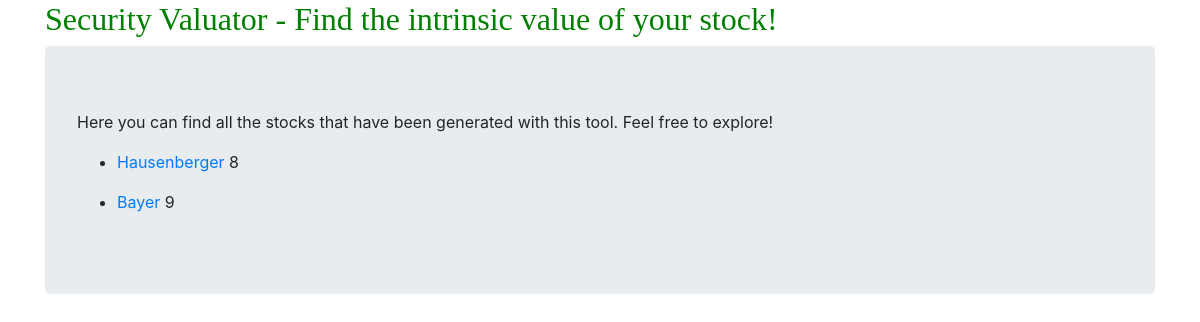
/dcf_calculator/enterprise_database, run on an earlier commit of the app's database.
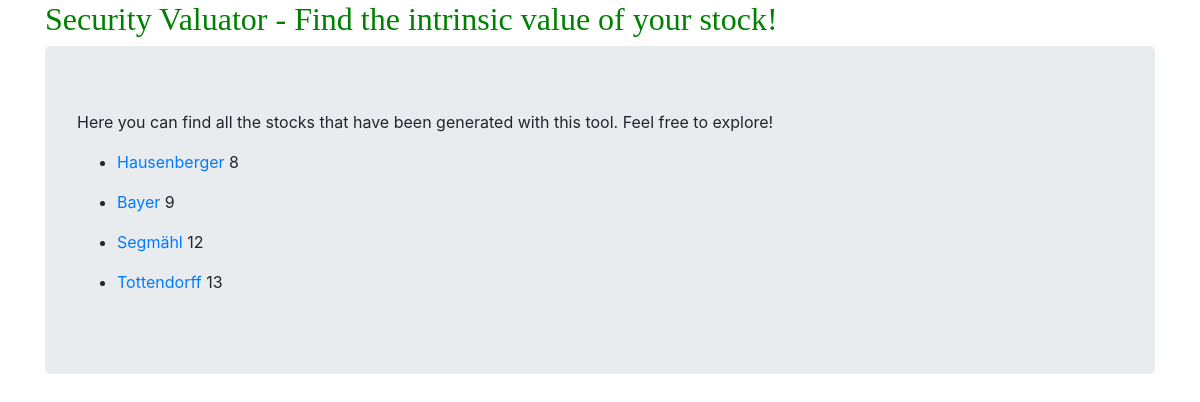
And on a later commit of the database.
### dcf_calculator/models.py (models this page shows, shortened)
class Enterprise(models.Model):
    company_name = models.CharField(max_length=200)
    stock_ticker = models.CharField(max_length=200)
    sector = models.CharField(max_length=400, default="all")
    total_cash_flows_operating_activities_sly = models.IntegerField()
    total_cash_flows_operating_activities_ly = models.IntegerField()
    capex_sly = models.IntegerField()
    capex_ly = models.IntegerField()
    revenue_sly = models.IntegerField()
    revenue_ly = models.IntegerField()
    net_income_sly = models.IntegerField()
    net_income_ly = models.IntegerField()
    wacc = models.FloatField(default=0.085) # SP500 average
    perpetual_growth_rate = models.FloatField(default=0.025)
    shares_outstanding = models.IntegerField()
    """data generated in the view"""
    terminal_value = models.FloatField(null=True)
    todays_value = models.FloatField(null=True)
    fair_equity_value = models.FloatField(null=True)
    date_added = models.DateTimeField(default=datetime.datetime.now())
    def get_absolute_url(self):
        return f"enterprise_database/{self.id}"

### dcf_calculator/views.py (the view)
# urls.py: path('enterprise_database', views.enterprise_database_view, name='enterprise_database'),
def enterprise_database_view(request):
    queryset = Enterprise.objects.all()
    context = {
        "object_list": queryset
    }
    return render(request, 'dcf_calculator/enterprise_database.html', context=context)

### dcf_calculator/templates/dcf_calculator/enterprise_database.html
{% extends 'base.html' %}
{% block content %}
<p> Here you can find all the stocks that have been generated with this tool. Feel free to explore! </p>
{% for object in object_list %}
<ul>
    <li> <a href="{{ object.get_absolute_url }}"> {{ object.company_name }}</a> {{object.id }}</li>
</ul>
{% endfor %}
{% endblock %}

What changed in the data, as far as the page shows it:
added Enterprise: company_name "Segmähl", id "12"
added Enterprise: company_name "Tottendorff", id "13"
